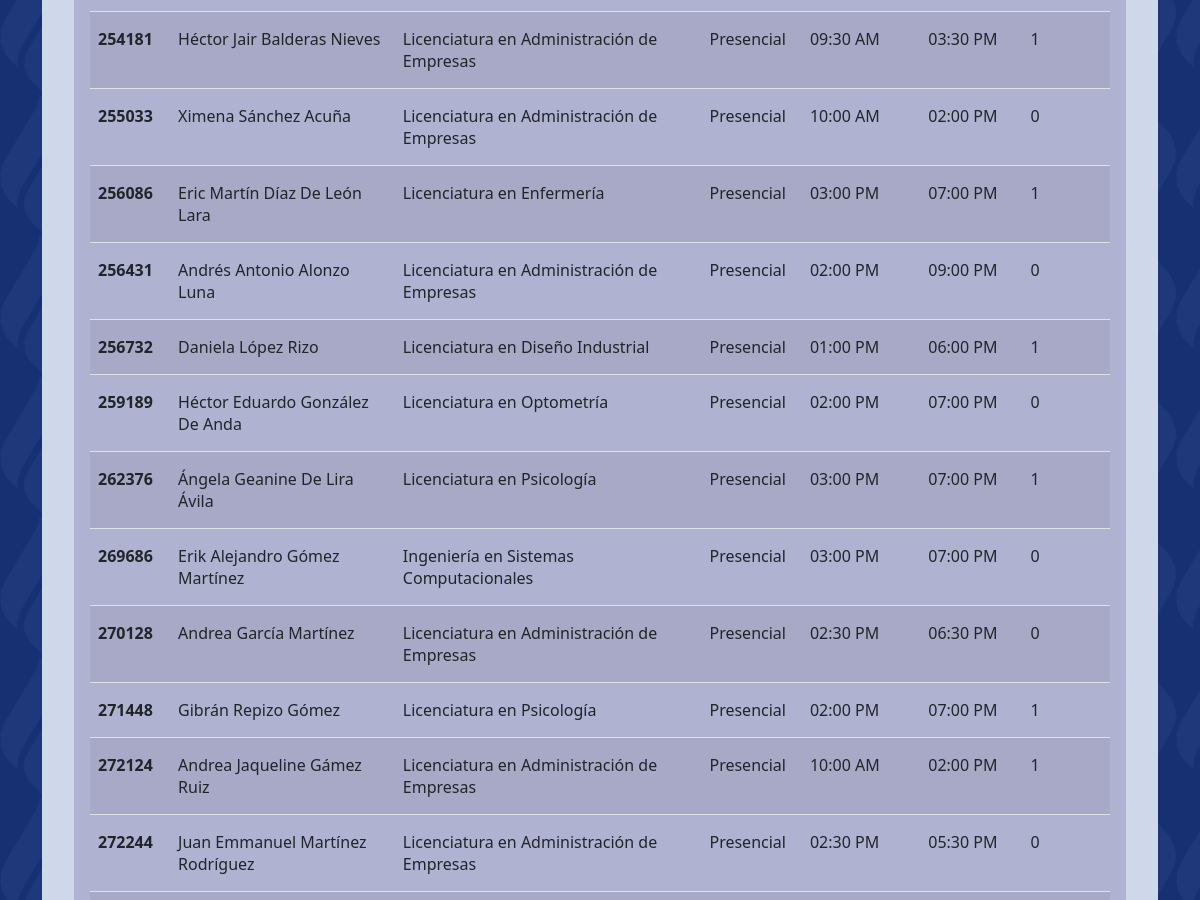
The page /administrador/consulta_colaboradores/listado_colaboradores.php (signed in, middle part) on the database as committed earlier.
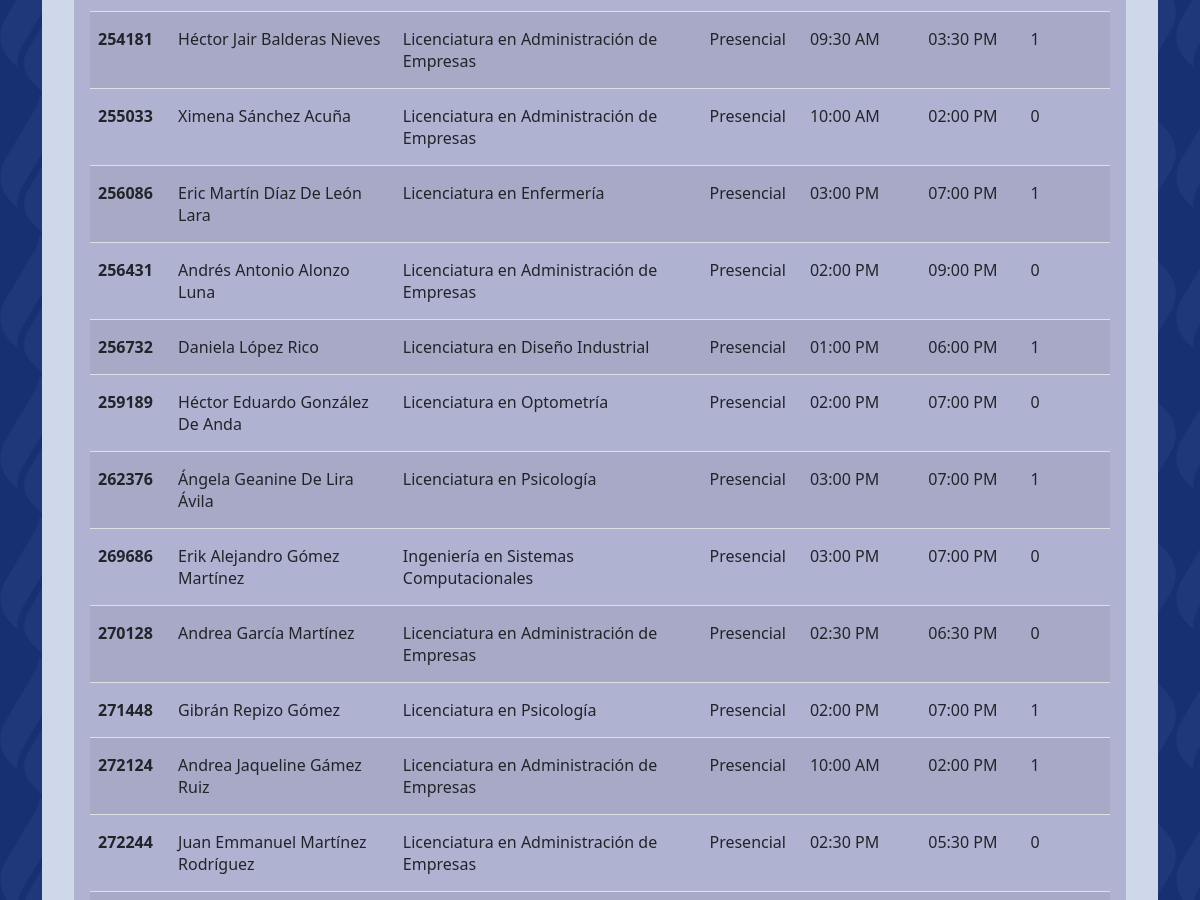
The same page on the database as committed later.
### tables this page shows
CREATE TABLE `colaborador` (
  `ID` int(10) UNSIGNED NOT NULL,
  `nombres` varchar(100) NOT NULL,
  `apellido_paterno` varchar(45) NOT NULL,
  `apellido_materno` varchar(45) DEFAULT NULL,
  `numero_retardos` int(11) NOT NULL DEFAULT 0,
  `numero_desbloqueos` int(11) NOT NULL DEFAULT 0,
  `ID_carrera` int(10) UNSIGNED NOT NULL,
  `ID_modalidad` int(10) UNSIGNED NOT NULL,
  `ID_horario` int(10) UNSIGNED NOT NULL
);

CREATE TABLE `carrera` (
  `ID` int(10) UNSIGNED NOT NULL,
  `nombre` tinytext NOT NULL
);

CREATE TABLE `modalidad_colaborador` (
  `ID` int(10) UNSIGNED NOT NULL,
  `nombre` varchar(45) NOT NULL
);

CREATE TABLE `horario` (
  `ID` int(10) UNSIGNED NOT NULL,
  `hora_inicial` time NOT NULL,
  `hora_final` time NOT NULL,
  `ID_turno` int(10) UNSIGNED NOT NULL
);

### administrador/consulta_colaboradores/listado_colaboradores.php (the view, shortened to what this page needs)
<?php
    $conexion_base = new mysqli("localhost", "root", "", "checadorumd");
    $colaboradores = $conexion_base->query("SELECT colaborador.ID, CONCAT_WS(' ', colaborador.nombres, colaborador.apellido_paterno, colaborador.apellido_materno) AS nombre_completo, colaborador.numero_retardos,
    carrera.nombre, modalidad_colaborador.nombre, horario.hora_inicial, horario.hora_final
    FROM colaborador JOIN carrera ON colaborador.ID_carrera = carrera.ID
    JOIN modalidad_colaborador ON colaborador.ID_modalidad = modalidad_colaborador.ID
    JOIN horario ON colaborador.ID_horario = horario.ID;");
?>
<html lang="es" class="d-none invisible">
    <head>
        <link rel="stylesheet" href="../../css/clases_globales.css">
        <link rel="stylesheet" href="../../css/estilos_administradores.css">
        <link rel="stylesheet" href="https://cdn.jsdelivr.net/npm/bootstrap-icons@1.9.1/font/bootstrap-icons.css">
        <link href="https://cdn.jsdelivr.net/npm/bootstrap@5.2.0/dist/css/bootstrap.min.css" rel="stylesheet">
    </head>
    <body class="fondo-pantone-azul-oscuro">
        <div class="mx-2 mx-md-0">
            <div class="container-xl my-5">
                <div class="jumbotron fondo-pantone-azul-claro">
                    <?php
                    if(isset($colaboradores) && @$colaboradores->num_rows > 0) {
                    ?>
                    <div class="table-responsive fondo-pantone-azul-intermedio rounded p-3">
                        <table class="table table-striped mb-0">
                            <tbody class="table-group-divider">
                                <tr>
                                    <?php
                                    while($colaborador = $colaboradores->fetch_row()) {
                                        echo "<tr> ";
                                        echo "<th scope='row' class='py-3'> " . $colaborador[0] . " </th> ";
                                        echo "<td class='py-3'> " . $colaborador[1] .  " </td> ";
                                        echo "<td class='py-3'> " . $colaborador[3] .  " </td> ";
                                        echo "<td class='py-3'> " . $colaborador[4] . " </td> ";
                                        echo "<td class='py-3'> " . date("h:i A", strtotime($colaborador[5])) . " </td> ";
                                        echo "<td class='py-3'> " . date("h:i A", strtotime($colaborador[6])) . " </td>";
                                        echo "<td class='py-3'> " . $colaborador[2] . " </td>";
                                        echo " </tr>";
                                    }
                                    ?>
                                </tr>
                            </tbody>
                        </table>
                        <?php
                        }
                        else {
                        ?>
                            <p class="mb-0 fs-5 fw-semibold py-3 text-center">
                                No hay colaboradores registrados en el sistema
                            </p>
                        <?php
                        }
                        ?>
                    </div>
                </div>
            </div>
        </div>
    </body>
</html>

### css/clases_globales.css (style rules this page uses)
body { background-image: url("../img/iconouaa.png"); background-repeat: repeat; background-size: clamp(50px, 7vw, 300px); scroll-behavior: auto !important; }
.fondo-pantone-azul-claro { background-color: rgb(207, 216, 235); }
.fondo-pantone-azul-intermedio { background-color: rgb(176, 178, 210); }
.fondo-pantone-azul-oscuro { background-color: rgb(22, 48, 114); }

### css/estilos_administradores.css (style rules this page uses)
.jumbotron { padding: 2rem; margin-bottom: 2rem; border-radius: .5rem; }

Rows that differ between the two databases and show on the page:
changed colaborador "Licenciatura en Diseño Industrial": colaborador "Daniela López Rizo" → "Daniela López Rico"
